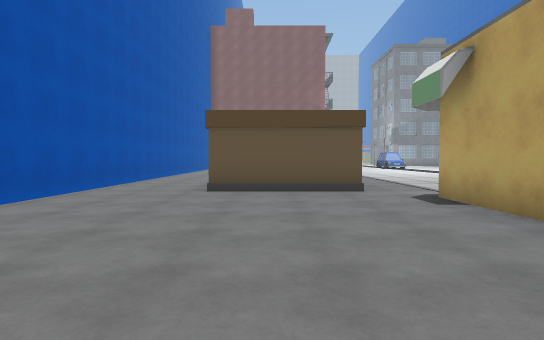
[1] (above)

24 first-person views from a walk through a scene from a Unity 3-D project. The camera is 1.3 m above the floor, tilts 2° down and sees 80° across. The floor is counted in squares, 1.8 m on a side. Each view is taken from the middle of a square. On the plan, view 1 faces up. The plan holds only what a view shows up to about 10 squares ahead; the rest is blank. The place goes on beyond the plan. The player is left out. Some surface patterns are stand-ins.

[2]
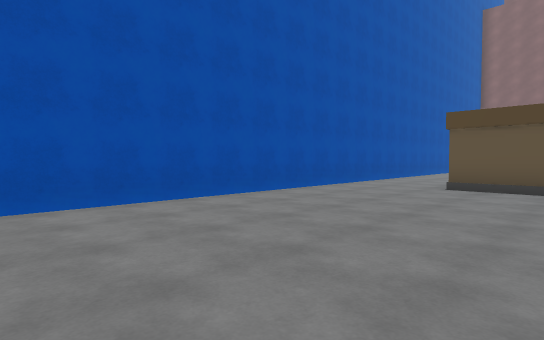

[3]
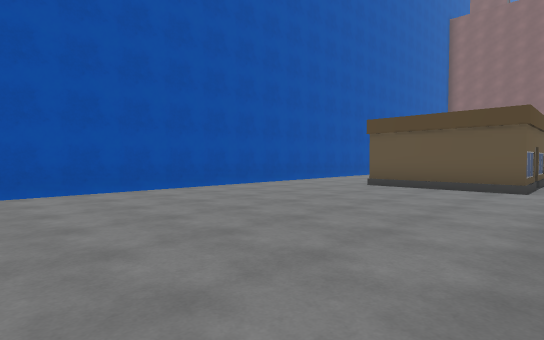

[4]
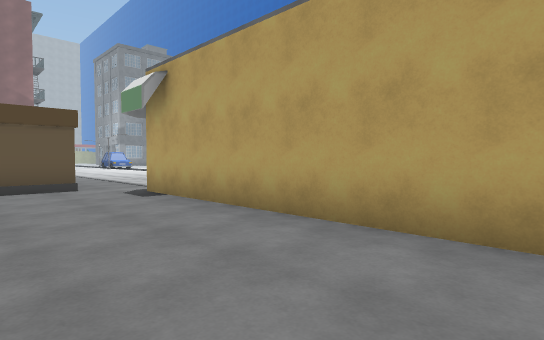

[5]
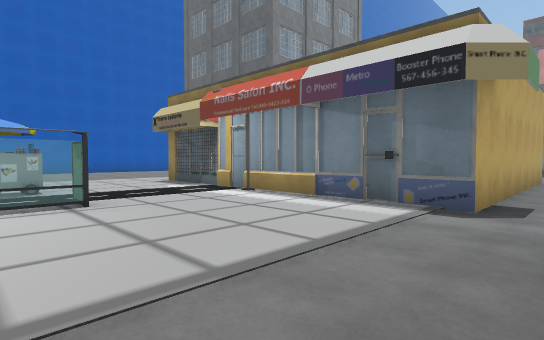

[6]
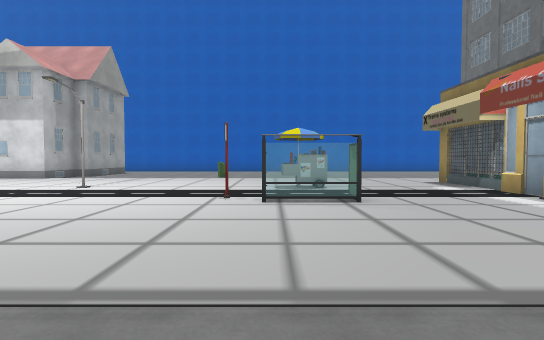

[7]
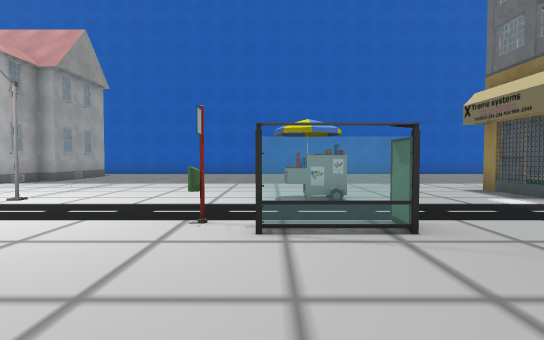

[8]
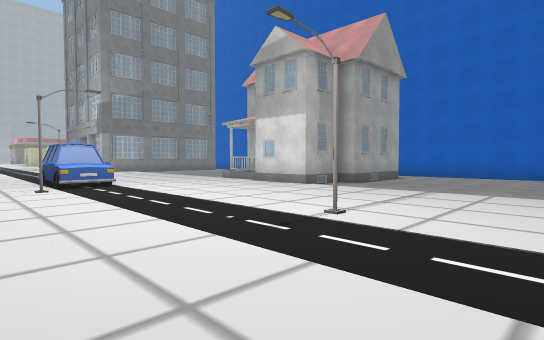

[9]
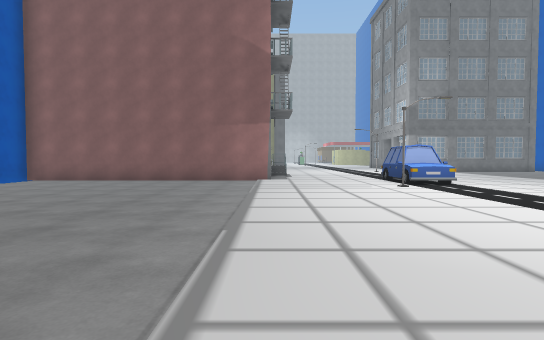

[10]
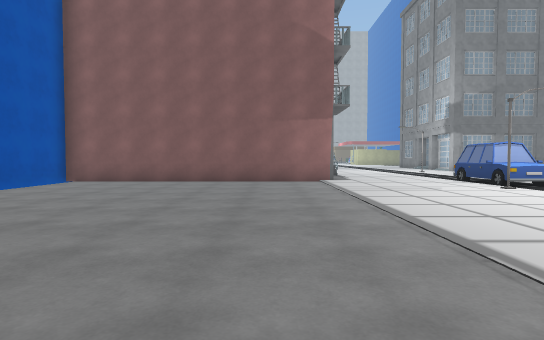

[11]
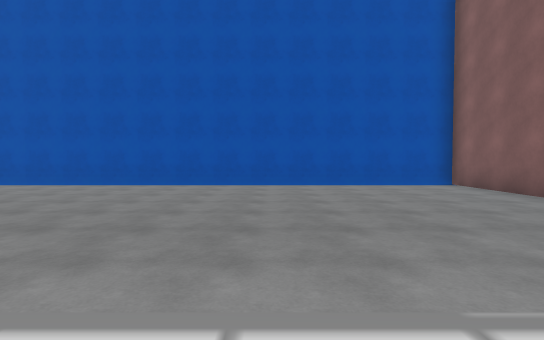

[12]
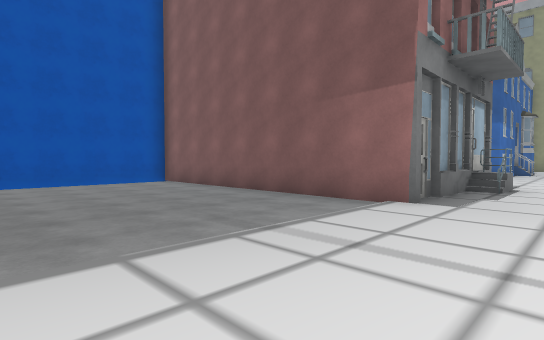

[13]
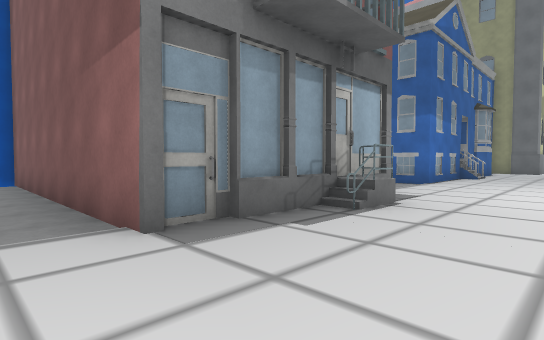

[14]
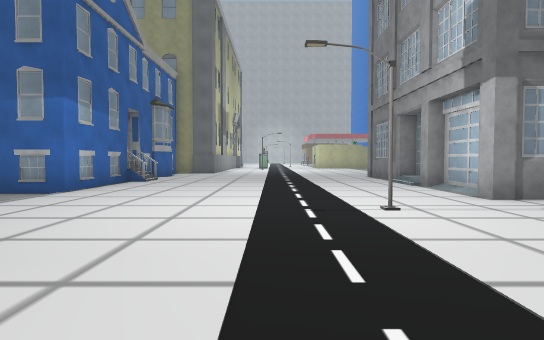

[15]
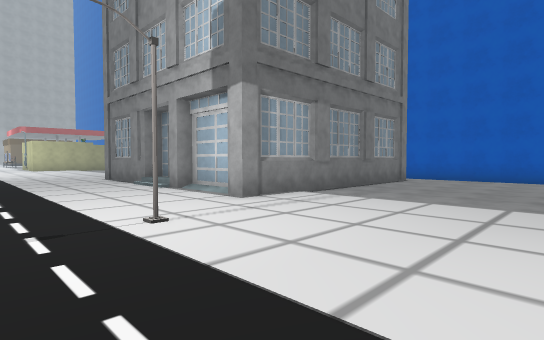

[16]
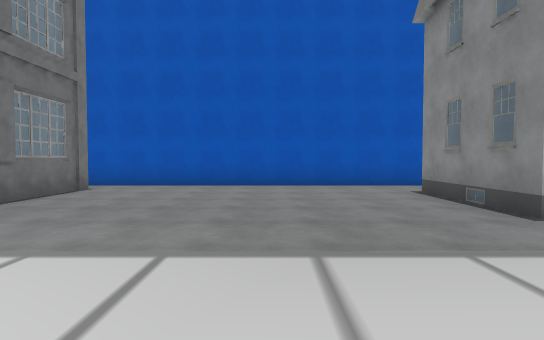

[17]
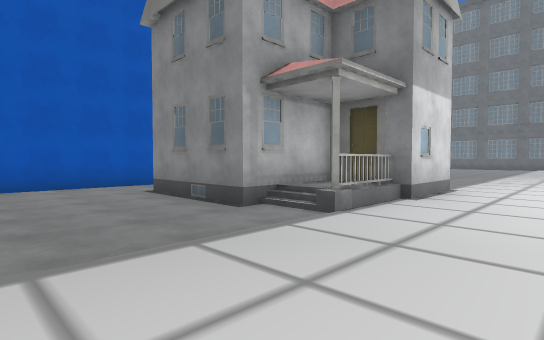

[18]
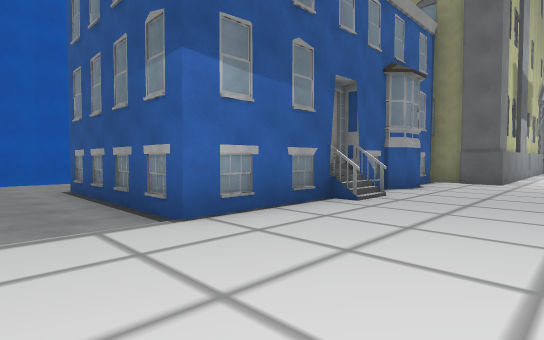

[19]
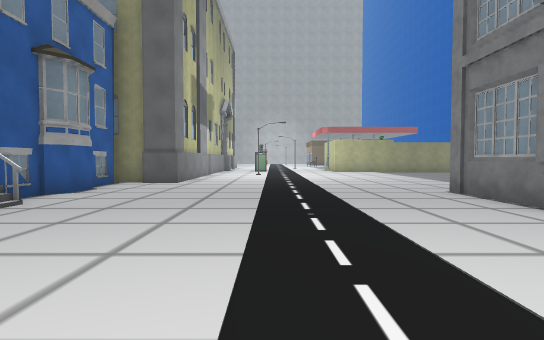

[20]
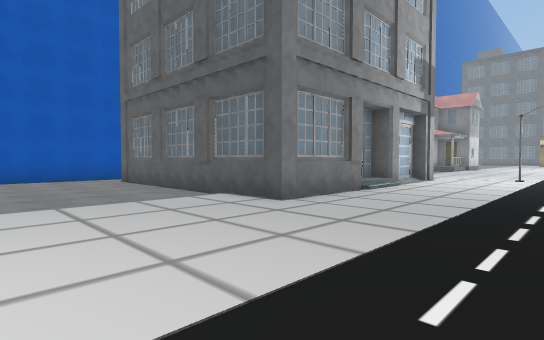

[21]
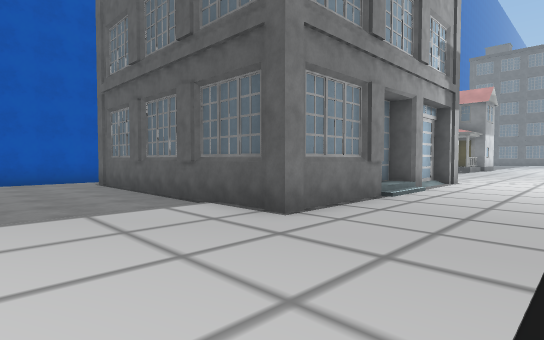

[22]
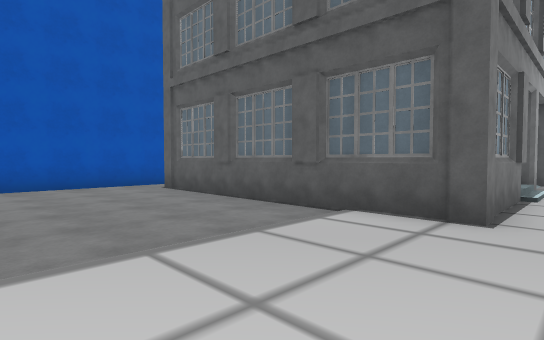

[23]
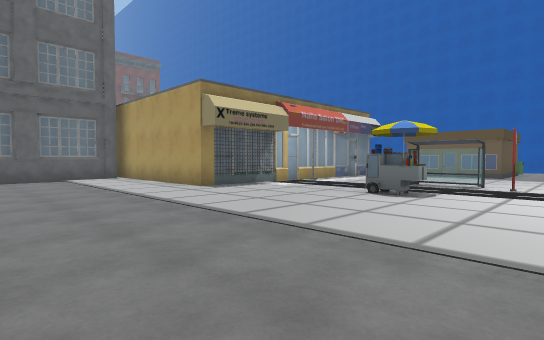

[24]
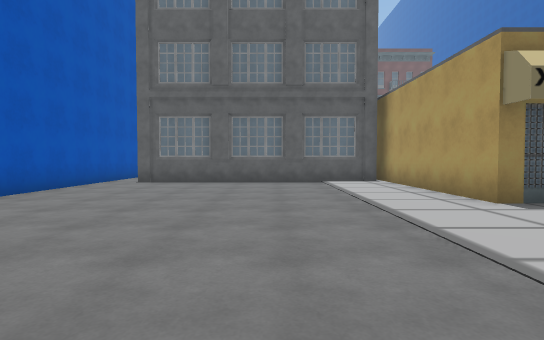

### Floor plan
Key: @ floor where view 1 was taken; # wall or solid block; . floor; / step, stairs or slope; O other object.
Columns run from 5 left of view 1 to 21 right of it. Each row starts with its distance up from view 1.
 43           #. .........
 42         ###...............#
 41         O.................#
 40         #.................#
 39         #.................#
 38         #........#        #
 37         #O.......#
 36         #O.......##     O
 35         #......../#     O
 34 #       #........##
 33 #...#####.........#     O
 32 #................########.#
 31        ........#..........#
 30          .................#
 29          #................#
 28          #................#
 27          #................#
 26          #....  ..........#
 25          #....  ..........#
 24 O............O  ..........#
 23 #............OO....O#   ..#
 22 #............OO....O#
 21 #...........#......##
 20 #..................#
 19 #..................#
 18 #....................
 17 #.....................
 16 #......................
 15 #..............#........
 14 #....  .................
 13 #...     .............
 12 #..     .....#........
 11 #      .....O.........
 10 #...   O....O..#......
  9 #...   #...............
  8 #...   O................
  7 #........................
  6 #........########........
  5 #........#      #.........#
  4 #........#      #.........#
  3 #........#      #.........#
  2 #........#      #.........#
  1 #........#      #####O#O#.#
  0 #....@...#              O
 -1 #........#              O

Where each view was taken, in squares from view 1:
view 1: 0 up, 0 right, facing up
view 2: 1 down, 1 right, facing up-left
view 3: 1 down, 3 right, facing up-left
view 4: 1 down, 0 right, facing up-right
view 5: 11 up, 2 right, facing down-right
view 6: 11 up, 2 right, facing right
view 7: 11 up, 4 right, facing right
view 8: 13 up, 6 right, facing up-right
view 9: 13 up, 4 right, facing up
view 10: 14 up, 2 right, facing up
view 11: 19 up, 5 right, facing left
view 12: 19 up, 6 right, facing up-left
view 13: 23 up, 7 right, facing up-left
view 14: 26 up, 8 right, facing up
view 15: 27 up, 8 right, facing up-right
view 16: 27 up, 11 right, facing right
view 17: 27 up, 11 right, facing down-right
view 18: 31 up, 7 right, facing up-left
view 19: 32 up, 8 right, facing up
view 20: 43 up, 8 right, facing down-right
view 21: 42 up, 9 right, facing down-right
view 22: 43 up, 11 right, facing down-right
view 23: 13 up, 16 right, facing down-left
view 24: 11 up, 15 right, facing down
